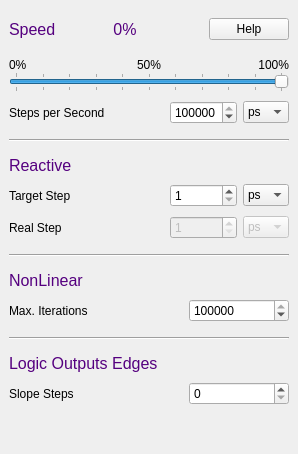
       <widget class="QWidget" name="simTab">
        <attribute name="title">
         <string>Simulation</string>
        </attribute>
        <layout class="QVBoxLayout" name="verticalLayout_2">
         <item>
          <layout class="QHBoxLayout" name="horizontalLayout">
           <item>
            <widget class="QLabel" name="label_6">
             <property name="sizePolicy">
              <sizepolicy hsizetype="Preferred" vsizetype="Preferred">
               <horstretch>0</horstretch>
               <verstretch>0</verstretch>
              </sizepolicy>
             </property>
             <property name="font">
              <font>
               <bold>false</bold>
               <family>Ubuntu</family>
               <italic>false</italic>
               <pointsize>12</pointsize>
               <weight>50</weight>
              </font>
             </property>
             <property name="styleSheet">
              <string notr="true">font: 12pt &quot;Ubuntu&quot;; color: rgb(85, 0, 127)</string>
             </property>
             <property name="text">
              <string>Speed</string>
             </property>
             <property name="alignment">
              <set>Qt::AlignLeading|Qt::AlignLeft|Qt::AlignVCenter</set>
             </property>
            </widget>
           </item>
           <item>
            <widget class="QLabel" name="speedLabel">
             <property name="sizePolicy">
              <sizepolicy hsizetype="Preferred" vsizetype="Preferred">
               <horstretch>0</horstretch>
               <verstretch>0</verstretch>
              </sizepolicy>
             </property>
             <property name="palette">
              <palette>
               <active>
                <colorrole role="WindowText">
                 <brush brushstyle="SolidPattern">
                  <color alpha="255">
                   <blue>127</blue>
                   <green>0</green>
                   <red>85</red>
                  </color>
                 </brush>
                </colorrole>
                <colorrole role="Text">
                 <brush brushstyle="SolidPattern">
                  <color alpha="255">
                   <blue>127</blue>
                   <green>0</green>
                   <red>85</red>
                  </color>
                 </brush>
                </colorrole>
                <colorrole role="ButtonText">
                 <brush brushstyle="SolidPattern">
                  <color alpha="255">
                   <blue>127</blue>
                   <green>0</green>
                   <red>85</red>
                  </color>
                 </brush>
                </colorrole>
                <colorrole role="PlaceholderText">
                 <brush brushstyle="SolidPattern">
                  <color alpha="128">
                   <blue>127</blue>
                   <green>0</green>
                   <red>85</red>
                  </color>
                 </brush>
                </colorrole>
               </active>
               <disabled>
                <colorrole role="WindowText">
                 <brush brushstyle="SolidPattern">
                  <color alpha="255">
                   <blue>127</blue>
                   <green>0</green>
                   <red>85</red>
                  </color>
                 </brush>
                </colorrole>
                <colorrole role="Text">
                 <brush brushstyle="SolidPattern">
                  <color alpha="255">
                   <blue>127</blue>
                   <green>0</green>
                   <red>85</red>
                  </color>
                 </brush>
                </colorrole>
                <colorrole role="ButtonText">
                 <brush brushstyle="SolidPattern">
                  <color alpha="255">
                   <blue>127</blue>
                   <green>0</green>
                   <red>85</red>
                  </color>
                 </brush>
                </colorrole>
                <colorrole role="PlaceholderText">
                 <brush brushstyle="SolidPattern">
                  <color alpha="128">
                   <blue>127</blue>
                   <green>0</green>
                   <red>85</red>
                  </color>
                 </brush>
                </colorrole>
               </disabled>
               <inactive>
                <colorrole role="WindowText">
                 <brush brushstyle="SolidPattern">
                  <color alpha="255">
                   <blue>127</blue>
                   <green>0</green>
                   <red>85</red>
                  </color>
                 </brush>
                </colorrole>
                <colorrole role="Text">
                 <brush brushstyle="SolidPattern">
                  <color alpha="255">
                   <blue>127</blue>
                   <green>0</green>
                   <red>85</red>
                  </color>
                 </brush>
                </colorrole>
                <colorrole role="ButtonText">
                 <brush brushstyle="SolidPattern">
                  <color alpha="255">
                   <blue>127</blue>
                   <green>0</green>
                   <red>85</red>
                  </color>
                 </brush>
                </colorrole>
                <colorrole role="PlaceholderText">
                 <brush brushstyle="SolidPattern">
                  <color alpha="128">
                   <blue>127</blue>
                   <green>0</green>
                   <red>85</red>
                  </color>
                 </brush>
                </colorrole>
               </inactive>
              </palette>
             </property>
             <property name="font">
              <font>
               <bold>false</bold>
               <family>Ubuntu</family>
               <italic>false</italic>
               <pointsize>12</pointsize>
               <weight>50</weight>
              </font>
             </property>
             <property name="styleSheet">
              <string notr="true">font: 12pt &quot;Ubuntu&quot;; color: rgb(85, 0, 127)</string>
             </property>
             <property name="text">
              <string notr="true"> 0%</string>
             </property>
             <property name="alignment">
              <set>Qt::AlignLeading|Qt::AlignLeft|Qt::AlignVCenter</set>
             </property>
            </widget>
           </item>
           <item>
            <widget class="QPushButton" name="helpButton2">
             <property name="sizePolicy">
              <sizepolicy hsizetype="Fixed" vsizetype="Fixed">
               <horstretch>0</horstretch>
               <verstretch>0</verstretch>
              </sizepolicy>
             </property>
             <property name="text">
              <string>Help</string>
             </property>
             <property name="autoDefault">
              <bool>false</bool>
             </property>
            </widget>
           </item>
           <property name="bottomMargin">
            <number>18</number>
           </property>
           <property name="topMargin">
            <number>9</number>
           </property>
          </layout>
         </item>
         <item>
          <layout class="QHBoxLayout" name="horizontalLayout_6">
           <item>
            <widget class="QLabel" name="label_7">
             <property name="text">
              <string notr="true">0%</string>
             </property>
            </widget>
           </item>
           <item>
            <widget class="QLabel" name="label_9">
             <property name="text">
              <string notr="true">50%</string>
             </property>
             <property name="alignment">
              <set>Qt::AlignCenter</set>
             </property>
            </widget>
           </item>
           <item>
            <widget class="QLabel" name="label_10">
             <property name="text">
              <string notr="true">100%</string>
             </property>
             <property name="alignment">
              <set>Qt::AlignRight|Qt::AlignTrailing|Qt::AlignVCenter</set>
             </property>
            </widget>
           </item>
          </layout>
         </item>
         <item>
          <widget class="QSlider" name="simSpeedPerSlider">
           <property name="sizePolicy">
            <sizepolicy hsizetype="Preferred" vsizetype="Fixed">
             <horstretch>0</horstretch>
             <verstretch>0</verstretch>
            </sizepolicy>
           </property>
           <property name="minimumSize">
            <size>
             <height>0</height>
             <width>0</width>
            </size>
           </property>
           <property name="maximumSize">
            <size>
             <height>20</height>
             <width>16777215</width>
            </size>
           </property>
           <property name="cursor">
            <cursorShape>SizeHorCursor</cursorShape>
           </property>
           <property name="whatsThis">
            <string/>
           </property>
           <property name="maximum">
            <number>100</number>
           </property>
           <property name="value">
            <number>100</number>
           </property>
           <property name="sliderPosition">
            <number>100</number>
           </property>
           <property name="orientation">
            <enum>Qt::Horizontal</enum>
           </property>
           <property name="tickPosition">
            <enum>QSlider::TicksBothSides</enum>
           </property>
           <property name="tickInterval">
            <number>10</number>
           </property>
          </widget>
         </item>
         <item>
          <layout class="QHBoxLayout" name="horizontalLayout_4">
           <item>
            <widget class="QLabel" name="stepLabel_2">
             <property name="sizePolicy">
              <sizepolicy hsizetype="Preferred" vsizetype="Preferred">
               <horstretch>0</horstretch>
               <verstretch>0</verstretch>
              </sizepolicy>
             </property>
             <property name="text">
              <string>Steps per Second    </string>
             </property>
            </widget>
           </item>
           <item>
            <widget class="QSpinBox" name="simStepBox">
             <property name="sizePolicy">
              <sizepolicy hsizetype="Fixed" vsizetype="Fixed">
               <horstretch>0</horstretch>
               <verstretch>0</verstretch>
              </sizepolicy>
             </property>
             <property name="maximumSize">
              <size>
               <height>16777215</height>
               <width>16777215</width>
              </size>
             </property>
             <property name="suffix">
              <string notr="true"/>
             </property>
             <property name="minimum">
              <number>1</number>
             </property>
             <property name="maximum">
              <number>999999999</number>
             </property>
             <property name="value">
              <number>1000000</number>
             </property>
            </widget>
           </item>
           <item>
            <widget class="QComboBox" name="simStepUnitBox">
             <item>
              <property name="text">
               <string notr="true">ps</string>
              </property>
             </item>
             <item>
              <property name="text">
               <string notr="true">ns</string>
              </property>
             </item>
             <item>
              <property name="text">
               <string notr="true">µs</string>
              </property>
             </item>
             <item>
              <property name="text">
               <string notr="true">ms</string>
              </property>
             </item>
             <item>
              <property name="text">
               <string notr="true">s</string>
              </property>
             </item>
             <property name="sizePolicy">
              <sizepolicy hsizetype="Fixed" vsizetype="Fixed">
               <horstretch>0</horstretch>
               <verstretch>0</verstretch>
              </sizepolicy>
             </property>
             <property name="minimumSize">
              <size>
               <height>0</height>
               <width>0</width>
              </size>
             </property>
             <property name="currentText">
              <string notr="true">ps</string>
             </property>
             <property name="currentIndex">
              <number>0</number>
             </property>
             <property name="maxCount">
              <number>10</number>
             </property>
            </widget>
           </item>
           <property name="topMargin">
            <number>9</number>
           </property>
           <property name="spacing">
            <number>6</number>
           </property>
          </layout>
         </item>
         <item>
          <widget class="Line" name="line_2">
           <property name="sizePolicy">
            <sizepolicy hsizetype="Minimum" vsizetype="Fixed">
             <horstretch>0</horstretch>
             <verstretch>0</verstretch>
            </sizepolicy>
           </property>
           <property name="minimumSize">
            <size>
             <height>32</height>
             <width>280</width>
            </size>
           </property>
           <property name="orientation">
            <enum>Qt::Horizontal</enum>
           </property>
          </widget>
         </item>
         <item>
          <widget class="QLabel" name="label_20">
           <property name="sizePolicy">
            <sizepolicy hsizetype="Preferred" vsizetype="Fixed">
             <horstretch>0</horstretch>
             <verstretch>0</verstretch>
            </sizepolicy>
           </property>
           <property name="font">
            <font>
             <bold>false</bold>
             <family>Ubuntu</family>
             <italic>false</italic>
             <pointsize>12</pointsize>
             <weight>50</weight>
            </font>
           </property>
           <property name="styleSheet">
            <string notr="true">font: 12pt &quot;Ubuntu&quot;; color: rgb(85, 0, 127)</string>
           </property>
           <property name="text">
            <string>Reactive</string>
           </property>
           <property name="alignment">
            <set>Qt::AlignLeading|Qt::AlignLeft|Qt::AlignVCenter</set>
           </property>
          </widget>
         </item>
         <item>
          <layout class="QHBoxLayout" name="horizontalLayout_14">
           <item>
            <widget class="QLabel" name="reactiveStep">
             <property name="sizePolicy">
              <sizepolicy hsizetype="Preferred" vsizetype="Preferred">
               <horstretch>0</horstretch>
               <verstretch>0</verstretch>
              </sizepolicy>
             </property>
             <property name="text">
              <string>Target Step</string>
             </property>
            </widget>
           </item>
           <item>
            <widget class="QSpinBox" name="reactStepBox">
             <property name="sizePolicy">
              <sizepolicy hsizetype="Fixed" vsizetype="Fixed">
               <horstretch>0</horstretch>
               <verstretch>0</verstretch>
              </sizepolicy>
             </property>
             <property name="suffix">
              <string notr="true"/>
             </property>
             <property name="minimum">
              <number>1</number>
             </property>
             <property name="maximum">
              <number>999999999</number>
             </property>
            </widget>
           </item>
           <item>
            <widget class="QComboBox" name="reactStepUnitBox">
             <item>
              <property name="text">
               <string notr="true">ps</string>
              </property>
             </item>
             <item>
              <property name="text">
               <string notr="true">ns</string>
              </property>
             </item>
             <item>
              <property name="text">
               <string notr="true">µs</string>
              </property>
             </item>
             <item>
              <property name="text">
               <string notr="true">ms</string>
              </property>
             </item>
             <item>
              <property name="text">
               <string notr="true">s</string>
              </property>
             </item>
             <property name="currentText">
              <string notr="true">ps</string>
             </property>
             <property name="currentIndex">
              <number>0</number>
             </property>
             <property name="maxCount">
              <number>10</number>
             </property>
             <property name="sizePolicy">
              <sizepolicy hsizetype="Fixed" vsizetype="Fixed">
               <horstretch>0</horstretch>
               <verstretch>0</verstretch>
              </sizepolicy>
             </property>
            </widget>
           </item>
           <property name="topMargin">
            <number>9</number>
           </property>
           <property name="spacing">
            <number>6</number>
           </property>
          </layout>
         </item>
         <item>
          <layout class="QHBoxLayout" name="horizontalLayout_20">
           <item>
            <widget class="QLabel" name="realStep">
             <property name="sizePolicy">
              <sizepolicy hsizetype="Preferred" vsizetype="Preferred">
               <horstretch>0</horstretch>
               <verstretch>0</verstretch>
              </sizepolicy>
             </property>
             <property name="text">
              <string>Real Step</string>
             </property>
            </widget>
           </item>
           <item>
            <widget class="QSpinBox" name="realStepBox">
             <property name="enabled">
              <bool>false</bool>
             </property>
             <property name="sizePolicy">
              <sizepolicy hsizetype="Fixed" vsizetype="Fixed">
               <horstretch>0</horstretch>
               <verstretch>0</verstretch>
              </sizepolicy>
             </property>
             <property name="suffix">
              <string notr="true"/>
             </property>
             <property name="minimum">
              <number>1</number>
             </property>
             <property name="maximum">
              <number>999999999</number>
             </property>
            </widget>
           </item>
           <item>
            <widget class="QComboBox" name="realStepUnitBox">
             <item>
              <property name="text">
               <string notr="true">ps</string>
              </property>
             </item>
             <item>
              <property name="text">
               <string notr="true">ns</string>
              </property>
             </item>
             <item>
              <property name="text">
               <string notr="true">µs</string>
              </property>
             </item>
             <item>
              <property name="text">
               <string notr="true">ms</string>
              </property>
             </item>
             <item>
              <property name="text">
               <string notr="true">s</string>
              </property>
             </item>
             <property name="enabled">
              <bool>false</bool>
             </property>
             <property name="sizePolicy">
              <sizepolicy hsizetype="Fixed" vsizetype="Fixed">
               <horstretch>0</horstretch>
               <verstretch>0</verstretch>
              </sizepolicy>
             </property>
             <property name="currentText">
              <string notr="true">ps</string>
             </property>
             <property name="currentIndex">
              <number>0</number>
             </property>
             <property name="maxCount">
              <number>10</number>
             </property>
            </widget>
           </item>
           <property name="topMargin">
            <number>9</number>
           </property>
           <property name="spacing">
            <number>6</number>
           </property>
          </layout>
         </item>
         <item>
          <widget class="Line" name="line">
           <property name="minimumSize">
            <size>
             <height>32</height>
             <width>280</width>
            </size>
           </property>
           <property name="orientation">
            <enum>Qt::Horizontal</enum>
           </property>
          </widget>
         </item>
         <item>
          <widget class="QLabel" name="label_13">
           <property name="sizePolicy">
            <sizepolicy hsizetype="Preferred" vsizetype="Fixed">
             <horstretch>0</horstretch>
             <verstretch>0</verstretch>
            </sizepolicy>
           </property>
           <property name="font">
            <font>
             <bold>false</bold>
             <family>Ubuntu</family>
             <italic>false</italic>
             <pointsize>12</pointsize>
             <weight>50</weight>
            </font>
           </property>
           <property name="styleSheet">
            <string notr="true">font: 12pt &quot;Ubuntu&quot;; color: rgb(85, 0, 127)</string>
           </property>
           <property name="text">
            <string>NonLinear</string>
           </property>
           <property name="alignment">
            <set>Qt::AlignLeading|Qt::AlignLeft|Qt::AlignVCenter</set>
           </property>
          </widget>
         </item>
         <item>
          <layout class="QHBoxLayout" name="horizontalLayout_7">
           <item>
            <widget class="QLabel" name="label_14">
             <property name="sizePolicy">
              <sizepolicy hsizetype="Preferred" vsizetype="Preferred">
               <horstretch>0</horstretch>
               <verstretch>0</verstretch>
              </sizepolicy>
             </property>
             <property name="text">
              <string>Max. Iterations</string>
             </property>
            </widget>
           </item>
           <item>
            <widget class="QSpinBox" name="nlStepsBox">
             <property name="sizePolicy">
              <sizepolicy hsizetype="Fixed" vsizetype="Fixed">
               <horstretch>0</horstretch>
               <verstretch>0</verstretch>
              </sizepolicy>
             </property>
             <property name="minimumSize">
              <size>
               <height>0</height>
               <width>100</width>
              </size>
             </property>
             <property name="maximumSize">
              <size>
               <height>16777215</height>
               <width>16777215</width>
              </size>
             </property>
             <property name="suffix">
              <string notr="true"/>
             </property>
             <property name="maximum">
              <number>100000</number>
             </property>
             <property name="value">
              <number>100000</number>
             </property>
            </widget>
           </item>
           <property name="topMargin">
            <number>9</number>
           </property>
          </layout>
         </item>
         <item>
          <widget class="Line" name="line_4">
           <property name="sizePolicy">
            <sizepolicy hsizetype="Minimum" vsizetype="Fixed">
             <horstretch>0</horstretch>
             <verstretch>0</verstretch>
            </sizepolicy>
           </property>
           <property name="minimumSize">
            <size>
             <height>32</height>
             <width>280</width>
            </size>
           </property>
           <property name="orientation">
            <enum>Qt::Horizontal</enum>
           </property>
          </widget>
         </item>
         <item>
          <widget class="QLabel" name="label">
           <property name="sizePolicy">
            <sizepolicy hsizetype="Preferred" vsizetype="Fixed">
             <horstretch>0</horstretch>
             <verstretch>0</verstretch>
            </sizepolicy>
           </property>
           <property name="font">
            <font>
             <bold>false</bold>
             <family>Ubuntu</family>
             <italic>false</italic>
             <pointsize>12</pointsize>
             <weight>50</weight>
            </font>
           </property>
           <property name="styleSheet">
            <string notr="true">font: 12pt &quot;Ubuntu&quot;; color: rgb(85, 0, 127)</string>
           </property>
           <property name="text">
            <string>Logic Outputs Edges</string>
           </property>
          </widget>
         </item>
         <item>
          <layout class="QHBoxLayout" name="horizontalLayout_2">
           <item>
            <widget class="QLabel" name="label_2">
             <property name="text">
              <string>Slope Steps</string>
             </property>
            </widget>
           </item>
           <item>
            <widget class="QSpinBox" name="slopeStepsBox">
             <property name="sizePolicy">
              <sizepolicy hsizetype="Fixed" vsizetype="Fixed">
               <horstretch>0</horstretch>
               <verstretch>0</verstretch>
              </sizepolicy>
             </property>
             <property name="minimumSize">
              <size>
               <height>0</height>
               <width>100</width>
              </size>
             </property>
             <property name="suffix">
              <string notr="true"/>
             </property>
             <property name="maximum">
              <number>100</number>
             </property>
            </widget>
           </item>
           <property name="topMargin">
            <number>9</number>
           </property>
          </layout>
         </item>
         <item>
          <spacer name="verticalSpacer">
           <property name="orientation">
            <enum>Qt::Vertical</enum>
           </property>
           <property name="sizeHint" stdset="0">
            <size>
             <height>40</height>
             <width>20</width>
            </size>
           </property>
          </spacer>
         </item>
         <property name="spacing">
          <number>0</number>
         </property>
         <property name="leftMargin">
          <number>9</number>
         </property>
         <property name="topMargin">
          <number>9</number>
         </property>
         <property name="rightMargin">
          <number>9</number>
         </property>
         <property name="bottomMargin">
          <number>9</number>
         </property>
        </layout>
       </widget>
